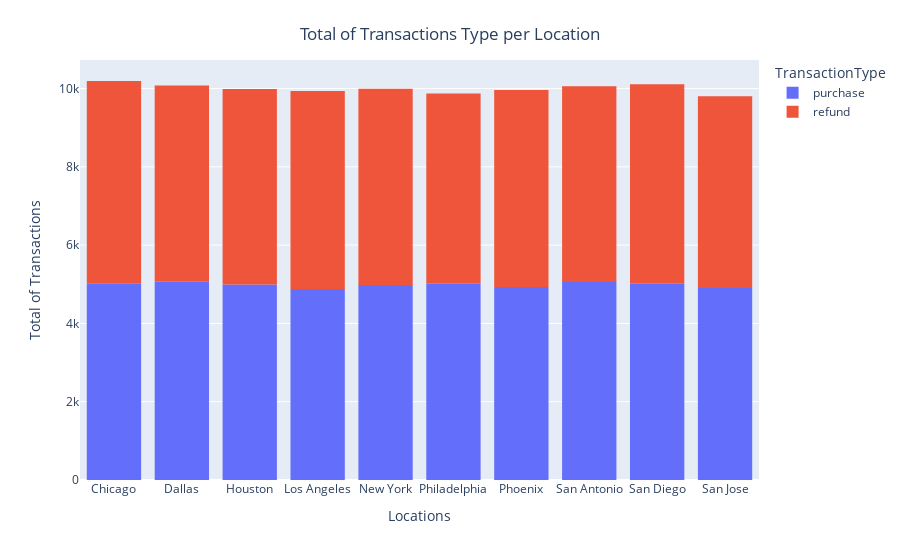

This figure's notebook cell:
### Code cell
# Total of Refund and Purchase
transaction_counts = df.groupby(['Location', 'TransactionType']).size().reset_index(name='Count')

transaction_counts
fig = px.histogram(transaction_counts, x="Location", y="Count", color="TransactionType")
fig.update_layout(
      title={
        'text': "Total of Transactions Type per Location",
        'y':0.95,
        'x':0.5,
        'xanchor': 'center',
        'yanchor': 'top'},
    xaxis_title="Locations",
    yaxis_title="Total of Transactions"

)

fig.show()

### Figure 1 — Plotly figure (JSON) as saved in the notebook; plotly's stock layout.template omitted (floating-point values rounded to 4 significant figures)
{"data": [{"alignmentgroup": "True", "bingroup": "x", "histfunc": "sum", "hovertemplate": "TransactionType=purchase<br>Location=%{x}<br>sum of Count=%{y}<extra></extra>", "legendgroup": "purchase", "marker": {"color": "#636efa", "pattern": {"shape": ""}}, "name": "purchase", "offsetgroup": "purchase", "orientation": "v", "showlegend": true, "type": "histogram", "x": ["Chicago", "Dallas", "Houston", "Los Angeles", "New York", "Philadelphia", "Phoenix", "San Antonio", "San Diego", "San Jose"], "xaxis": "x", "y": [5026, 5066, 4995, 4878, 4984, 5011, 4929, 5057, 5015, 4908], "yaxis": "y"}, {"alignmentgroup": "True", "bingroup": "x", "histfunc": "sum", "hovertemplate": "TransactionType=refund<br>Location=%{x}<br>sum of Count=%{y}<extra></extra>", "legendgroup": "refund", "marker": {"color": "#EF553B", "pattern": {"shape": ""}}, "name": "refund", "offsetgroup": "refund", "orientation": "v", "showlegend": true, "type": "histogram", "x": ["Chicago", "Dallas", "Houston", "Los Angeles", "New York", "Philadelphia", "Phoenix", "San Antonio", "San Diego", "San Jose"], "xaxis": "x", "y": [5167, 5010, 4996, 5058, 5009, 4862, 5031, 5005, 5096, 4897], "yaxis": "y"}], "layout": {"autosize": true, "barmode": "relative", "legend": {"title": {"text": "TransactionType"}, "tracegroupgap": 0}, "margin": {"t": 60}, "title": {"text": "Total of Transactions Type per Location", "x": 0.5, "xanchor": "center", "y": 0.95, "yanchor": "top"}, "xaxis": {"anchor": "y", "autorange": true, "domain": [0, 1], "range": [-0.5, 9.5], "title": {"text": "Locations"}, "type": "category"}, "yaxis": {"anchor": "x", "autorange": true, "domain": [0, 1], "range": [0, 10730.0], "title": {"text": "Total of Transactions"}, "type": "linear"}}}
